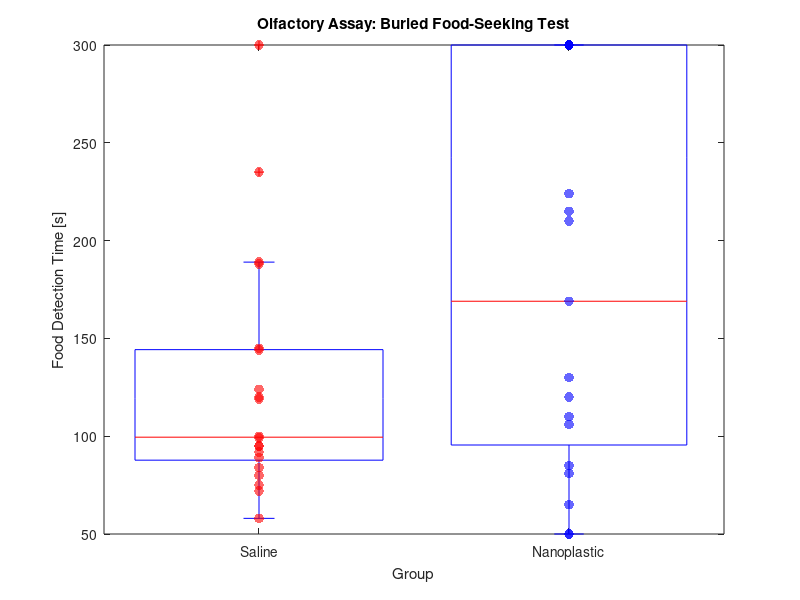

The MATLAB source for this figure: (Note: this script raises an error after producing the figure.)
clear; clc; format short; format compact;

% Data
Data.Saline = [189, 145, 58, 95, 124, 75, 119, 188, 80, 99, 72, 235, 89, 92, 120, 95, 144, 84, 100, 300];
Data.Nanoplastic = [85, 50, 130, 215, 50, 81, 120, 300, 224, 300, 106, 300, 169, 65, 300, 300, 110, 300, 210];
Data.TotalData = [Data.Saline, Data.Nanoplastic];
Data.Group = [ones(size(Data.Saline)), ones(size(Data.Nanoplastic))*2];

% Boxplot
figure(1)
boxplot(Data.TotalData, Data.Group);
title('Olfactory Assay: Buried Food-Seeking Test');
set(gca, 'XTickLabel', {'Saline', 'Nanoplastic'});
xlabel('Group'); ylabel('Food Detection Time [s]');
hold on;
scatter(ones(size(Data.Saline)), Data.Saline, 50, 'r', 'filled', 'MarkerFaceAlpha', 0.6);
scatter(2 * ones(size(Data.Nanoplastic)), Data.Nanoplastic, 50, 'b', 'filled', 'MarkerFaceAlpha', 0.6);

% Histogram Setup
figure(2)
TotalBins = 18;
[Count.Saline, BinEdge.Saline] = histcounts(Data.Saline, TotalBins);
BinCenter.Saline = (BinEdge.Saline(1:end-1) + BinEdge.Saline(2:end))/2;
[Count.Nanoplastic, BinEdge.Nanoplastic] = histcounts(Data.Nanoplastic, TotalBins);
BinCenter.Nanoplastic = (BinEdge.Nanoplastic(1:end-1) + BinEdge.Nanoplastic(2:end))/2;

t = tiledlayout(2,2);
title(t, "Olfactory Assay: Buried Food-Seeking Test");
xlabel(t, 'Food Detection Time [s]');
ylabel(t, 'Total Mice');
nexttile;
bar(BinCenter.Saline, Count.Saline, "FaceColor", 'Red', 'EdgeColor', 'none');
title("Food Detection: Saline Group");
nexttile;
bar(BinCenter.Nanoplastic, Count.Nanoplastic, "FaceColor", 'Blue', 'EdgeColor', 'none');
title("Food Detection: Nanoplastic Group");
nexttile([1,2]);
bar(BinCenter.Saline, Count.Saline, "FaceColor", 'Red', 'EdgeColor', 'none', 'FaceAlpha', 0.5); hold on;
bar(BinCenter.Nanoplastic, Count.Nanoplastic, "FaceColor", 'Blue', 'EdgeColor', 'none', 'FaceAlpha', 0.5);
title("Food Detection: All Mice");
hold off;

% BootStrapping
figure(3)
Sample = 10000;
BootStrap.Saline = bootstrp(Sample, @mean, Data.Saline);
ConfidenceInterval.Saline = bootci(Sample, @mean, Data.Saline);
AverageDetectionTime.Saline = mean(Data.Saline);
[fi.Saline, xi.Saline] = ksdensity(BootStrap.Saline);
BootStrap.Nanoplastic = bootstrp(Sample, @mean, Data.Nanoplastic);
[fi.Nanoplastic, xi.Nanoplastic] = ksdensity(BootStrap.Nanoplastic);
ConfidenceInterval.Nanoplastic = bootci(Sample, @mean, Data.Nanoplastic);
AverageDetectionTime.Nanoplastic = mean(Data.Nanoplastic);


t = tiledlayout(2,2);
title(t, "Olfactory Assay: Buried Food-Seeking Test");
xlabel(t, 'Food Detection Time [s]');
ylabel(t, 'Probability Density');
nexttile;
plot(xi.Saline, fi.Saline, "Color", 'Blue');
title("Food Detection: Saline Group");
nexttile;
plot(xi.Nanoplastic, fi.Nanoplastic, "Color", 'Red');
title("Food Detection: Nanoplastic Group");
nexttile([1,2]);
plot(xi.Saline, fi.Saline, "Color", 'Blue'); hold on;
plot(xi.Nanoplastic, fi.Nanoplastic, "Color", 'Red');
title("Food Detection: All Mice");
hold off;

%% Results
% HOW TO GET P-VALUE FROM BOOTSTRAP() & KSDENSITY()?
